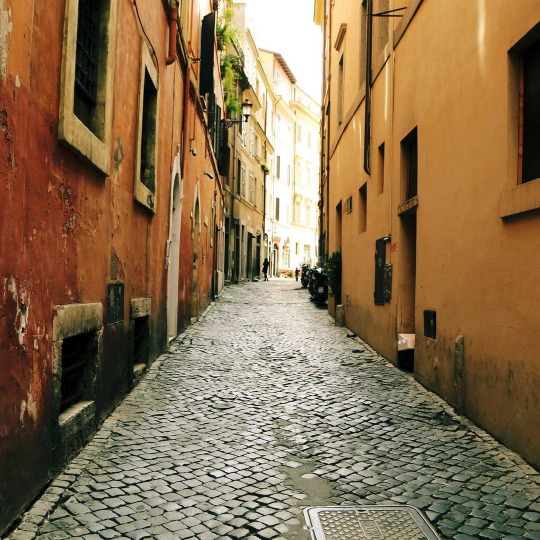
#> input picture output_previews/square/sample_banner_square.jpg, 1080 x 1080 px (shown at 1/2 size)
$ python -i lambda_function.py   (imports and definitions only)
#> lines starting #> are read from the running program, lines starting #| are printed output that depends on the picture
#> further down, picture is the input picture: PIL image 1080x1080 RGB; mean R, G, B 138, 112.5, 80.1
import os
import io
import urllib.parse
import boto3
from PIL import Image, ImageFilter, ImageOps

# [1 line that did not run here, left out]
OUTPUT_BUCKET = os.environ.get('OUTPUT_BUCKET')

def generate_square(img, target_size=(1080, 1080)):
    # Clean center crop and resize to 1:1
    return ImageOps.fit(img, target_size, method=Image.Resampling.LANCZOS)

def generate_story_with_blur(img, target_size=(1080, 1920)):
    # 9:16 Vertical canvas with blurred background padding
#> called with target_size = (1080, 1920)
    target_w, target_h = target_size
    bg = ImageOps.fit(img, target_size, method=Image.Resampling.LANCZOS)
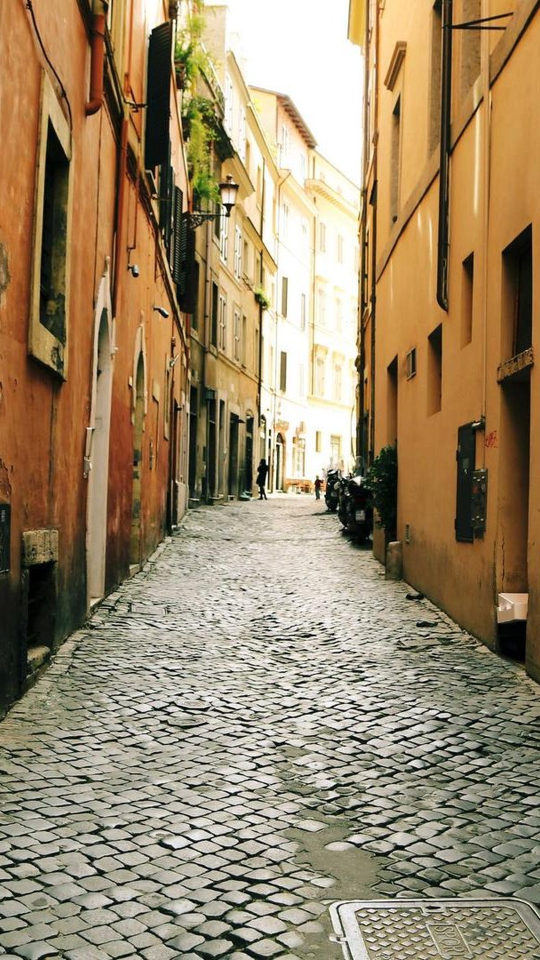
#> bg: PIL image 1080x1920 RGB (shown at 1/2 size); mean R, G, B 155.5, 136.2, 106.1
    bg = bg.filter(ImageFilter.GaussianBlur(radius=30))
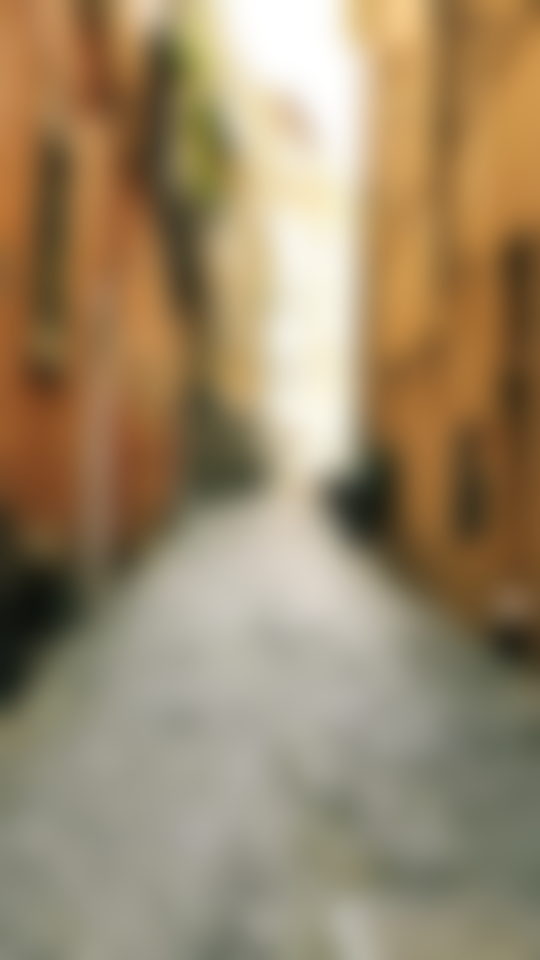
#> bg: PIL image 1080x1920 RGB (shown at 1/2 size); mean R, G, B 155.6, 136.3, 106.2

    # Scale main image maintaining aspect ratio within canvas
    img_ratio = img.width / img.height
#> img_ratio = 1
    canvas_ratio = target_w / target_h

    if img_ratio > canvas_ratio:
        new_w = target_w
        new_h = int(target_w / img_ratio)
#> new_h = 1080
    else:
        new_h = target_h
        new_w = int(target_h * img_ratio)

    main_resized = img.resize((new_w, new_h), Image.Resampling.LANCZOS)

    # Paste centered
    offset_x = (target_w - new_w) // 2
    offset_y = (target_h - new_h) // 2
#> offset_y = 420
    bg.paste(main_resized, (offset_x, offset_y))
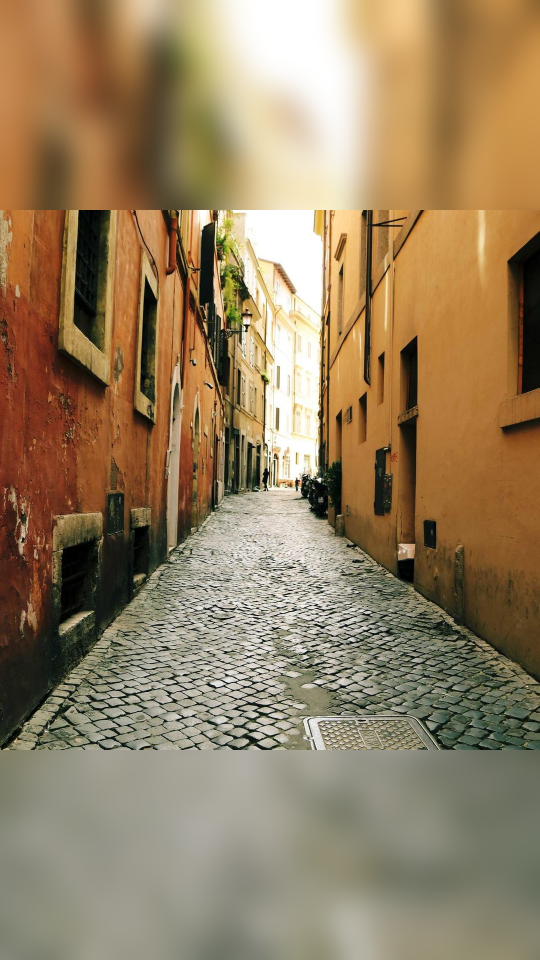
#> bg: PIL image 1080x1920 RGB (shown at 1/2 size); mean R, G, B 149.8, 128.4, 97
    return bg

def generate_banner(img, target_size=(1200, 675)):
    # Clean crop and resize to 16:9
    return ImageOps.fit(img, target_size, method=Image.Resampling.LANCZOS)

# [46 lines left out: functions save_and_upload, lambda_handler, not called in this run]

>>> from PIL import Image
>>> picture = Image.open('../output_previews/square/sample_banner_square.jpg')
>>> result = generate_story_with_blur(picture)
